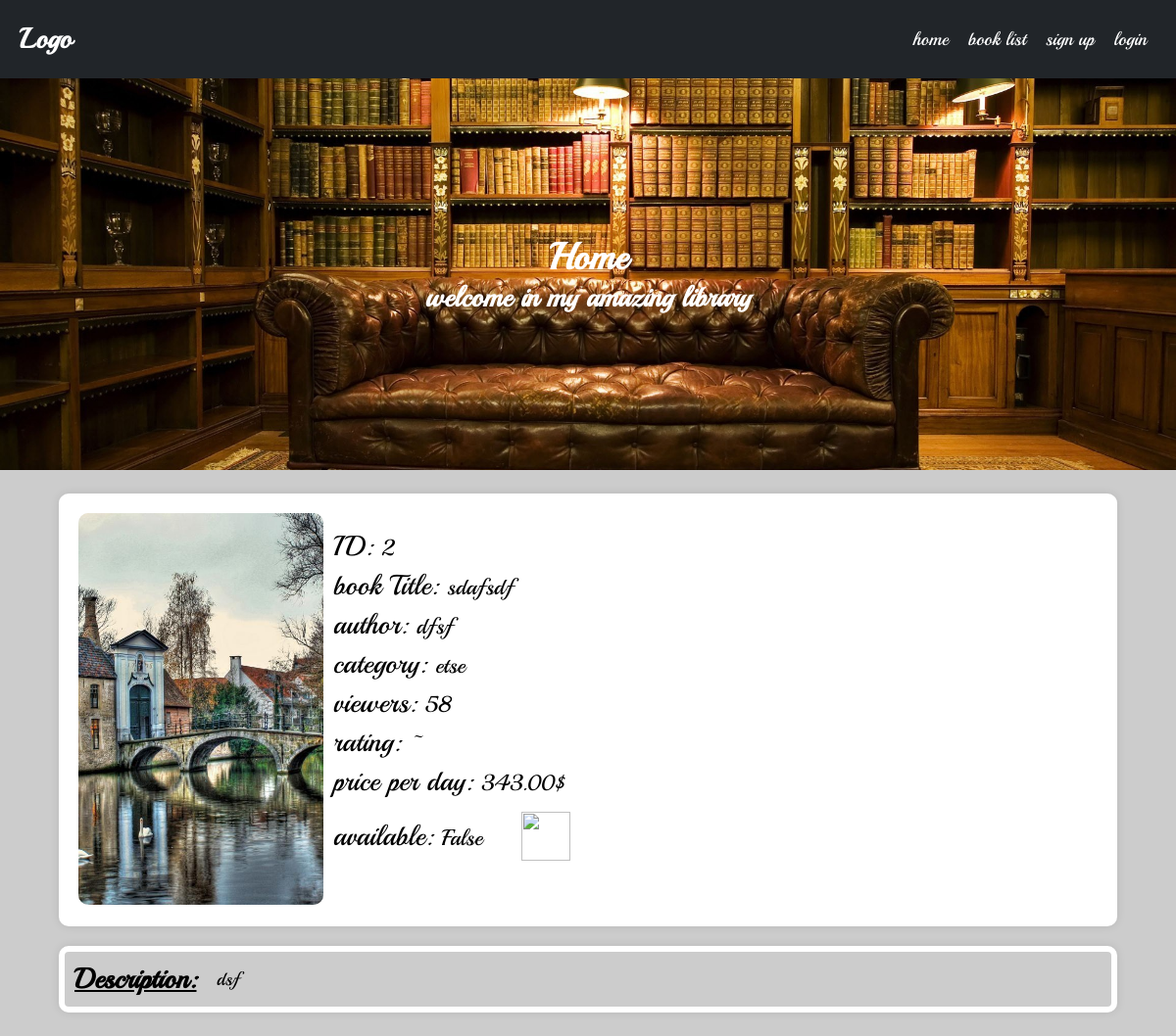
Page /books/sdafsdf/ on the committed database.
### books/models.py (models this page shows, shortened)
class Book(BasicModel):
    uploaded_by = models.ForeignKey(User, on_delete=models.CASCADE, related_name='books')
    category = models.ForeignKey(Category, on_delete=models.CASCADE, related_name='books')
    viewers = models.ManyToManyField(User, through=Viewers, related_name='viewed_books')
    title = models.CharField(max_length=100)
    author = models.CharField(max_length=100)
    price = models.DecimalField(max_digits=5, decimal_places=2)
    description = models.TextField()
    borrower = models.ForeignKey(User, on_delete=models.SET_NULL, related_name='borrowed_books', null=True, blank=True)
    objects = BookManager()
    @property
    def is_borrowed(self):
        return self.borrower is not None
    @property
    def rating(self):
        return self.ratings.aggregate(avg_rating=Avg('rating'))['avg_rating'] or '~'
    @property
    def views(self):
        return self.user_viewers.aggregate(total_views=Sum('count'))['total_views'] or 0
    class Meta:
        verbose_name = 'Book'
        verbose_name_plural = 'Books'

class BookImage(BasicModel):
    image = models.ImageField(upload_to=book_cover_path, null=True, blank=True)
    book = models.OneToOneField(Book, on_delete=models.CASCADE, related_name='image', null=True, blank=True)
    class Meta:
        verbose_name = 'Book Image'
        verbose_name_plural = 'Book Images'
    @property
    def url(self):
        return self.image.url

### categories/models.py (models this page shows)
class Category(BasicModel):
    title = models.CharField(max_length=100)
    class Meta:
        verbose_name = 'Category'
        verbose_name_plural = 'Categories'
    def __str__(self):
        return self.title

### books/views.py (the view)
# urls.py: path('<slug:slug>/', views.BookDetailView.as_view(), name='book_details'),
class BookDetailView(DetailView):
    model = Book
    def get_queryset(self):
        if (self.request.user.is_authenticated):
            Book.objects.active().get(slug=self.kwargs['slug']).increase_views(self.request.user)
        return Book.objects.active().filter(slug=self.kwargs['slug'])

### books/models.py (called while the page is built)
    def get_queryset(self):
        return queryset(self.model, using=self._db)

    def active(self):
        return self.get_queryset().filter(active=True)

### books/templatetags/custom_filters.py (called while the page is built)
@register.filter( name='not' )
def not_gate(value):
    return not value

### templates/books/book_detail.html (shortened to what this page needs)
{% extends "base.html" %}
{% load static %}
{% load custom_filters %}
{% block style %}
<link rel="stylesheet" href="{% static 'assets/css/details.css' %}">
{% endblock %}
{% block content %}
<div class="container details-container">
    <div class="row">
        <div class="col-sm-6 col-md-3 ">
            <img class="w-100" id="bookImg" src="{{object.image.url}}" alt="">
        </div>
        <div class="col-9 text-data">
            <div>ID: <span id="bookID"> {{object.id}}</span></div><br/>
            <div>book Title:  <span id="bookTitle"> {{object.title}}</span></div><br/>
            <div>author:  <span id="bookAuthor"> {{object.author}}</span></div><br/>
            <div>category:  <span id="bookCategory"> {{object.category}}</span></div><br/>
            <div>viewers: <span id="bookViewers">  {{object.views}}</span></div><br/>
            <div>rating:  <span id="bookRating">  {{object.rating}}{% if object.rating != '~' %}/5{% endif %} </span></div><br/>
            <div>price per day: <span id="bookPrice">  {{object.price}}$</span></div><br/>
            <div class="row" style="display:flex;flex-direction: row;align-items: center">
                <div class="col-3">available: <span id="bookAvailable">  {{object.is_borrowed|not}}</span></div>
                <div class="col-9">
                    <img class="love-icon" src="{% static 'assets/icons/heart-solid.svg' %}" alt="">
                </div>
            </div><br/>
        </div>
    </div>
    <div class="row">
        <h2>Description: </h2>
        <div id="bookDescription" style="word-break: break-word;">
            {{object.description}}
        </div>
    </div>
</div>
{% endblock %}

### static/assets/css/utilities.css (style rules this page uses)
:root { font-size: 19px; }
* { box-sizing: border-box; margin: 0; padding: 0; font-family: Playball, cursive; }
body { padding-top: 80px; background-color: #ccc; min-height: 100dvh; }
.container { width: 90%; display: flex; justify-content: center; align-items: center; flex-direction: column; gap: 20px; margin: 2% auto; }
.container .row { width: 100%; display: flex; justify-content: flex-start; align-items: center; flex-direction: row; row-gap: 20px; column-gap: 1%; flex-wrap: wrap; }
.container .row .col-3 { width: calc(8.3333333333% * 3 - 1%); }
.container .row .col-9 { width: calc(8.3333333333% * 9 - 1%); }
@media screen and (min-width: 768px) { .container .row .col-sm-6 { width: calc(8.3333333333% * 6 - 1%); } }
@media screen and (min-width: 992px) { .container .row .col-md-3 { width: calc(8.3333333333% * 3 - 1%); } }
.w-100 { width: 100% !important; }
.love-icon { width: 50px; height: 50px; cursor: pointer; }

### static/assets/css/details.css (style rules this page uses)
.details-container > .row:first-child { background-color: white; padding: 20px; border-radius: 10px; box-shadow: 0 0 10px rgba(0, 0, 0, 0.1); font-size: 1.5rem; line-height: 0.7; }
.details-container > .row:first-child > div > img { border-radius: 10px; height: 400px; object-fit: cover; box-shadow: 0 0 10px rgba(0, 0, 0, 0.1) inset; }
.details-container > .row:first-child span { font-size: 1.2rem; }
.details-container > .row:nth-child(2) { border: 6px solid white; border-radius: 10px; box-shadow: 0 0 10px rgba(0, 0, 0, 0.1); padding: 10px; }
.details-container > .row:nth-child(2) > h2 { text-decoration: underline; }
.details-container > .row:nth-child(2) > div { padding-left: 10px; }

### rows in the picture
Book: image (picture), id "2", title "sdafsdf", author "dfsf", category "etse", views "58", rating "~", price "343.00", is_borrowed|not "False", description "dsf"
